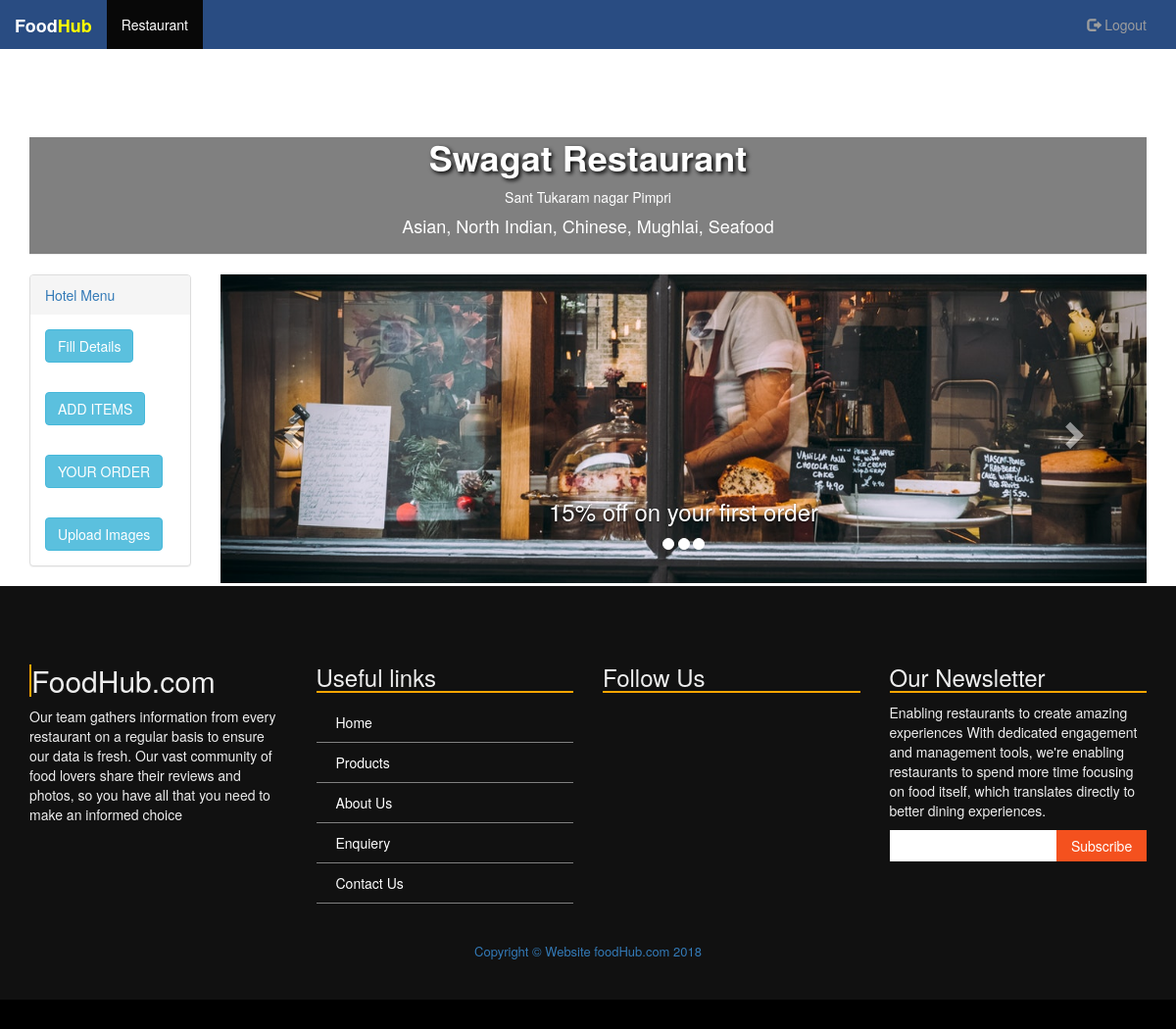
Screenshot of /restaurant_user.php (signed in) with the database file from the repository.
### tables this page shows
CREATE TABLE IF NOT EXISTS `rest_details` (
  `rd_id` int(100) NOT NULL AUTO_INCREMENT,
  `rest_address` text NOT NULL,
  `rest_causines` text NOT NULL,
  `rest_start_hour` text NOT NULL,
  `rest_close_hour` text NOT NULL,
  `rest_featured` text NOT NULL,
  `rest_discount` text NOT NULL,
  `rest_promotion` text NOT NULL,
  `rest_image1` text NOT NULL,
  `rest_image2` text NOT NULL,
  `rest_image3` text NOT NULL,
  `rest_image4` text NOT NULL,
  `rest_id` int(100) NOT NULL,
  PRIMARY KEY (`rd_id`)
);

### include/config.php (called while the page is built, shortened)
<?php
include("include/Database.php");
$dbUser = 'root';
$dbHost = 'localhost';
$dbPassword = '';
$dbName ='food';
	$db= new Database($dbHost,$dbUser,$dbPassword,$dbName);
?>

### include/Database.php (called while the page is built, shortened)
<?php
class Database{
var $HOST;
var $USER;
var $PASS;
var $DBNAME;
var $conn="";
						function Database($host,$user,$pass,$dbname)
						{
							$this->HOST=$host;
							$this->USER=$user;
							$this->PASS=$pass;
							$this->DBNAME=$dbname;
						}
						function connect()
						{
							if(!$this->conn=@mysqli_connect($this->HOST,$this->USER,$this->PASS,$this->DBNAME))
							{
								echo"connection is not done";
							}
							return $this->conn;
						}
						function select_query_where($table,$where1)
						{
							$wkey1=array_keys($where1);
							$wval1=array_values($where1);
							$sql="SELECT * FROM $table WHERE ".implode('',$wkey1)."='".implode('',$wval1)."'";
							if($result=mysqli_query($this->conn,$sql)){
								$data=mysqli_fetch_array($result);
								return $data;
							}
							else
							{
								echo"$sql";
							}
						}
}
?>

### restaurant_user.php (the view, shortened to what this page needs)
<?php
include('include/config.php');
?>
<!DOCTYPE html>
<html lang="en">
<head>
  <link href="css/footer.css" rel="stylesheet" type="text/css">
  <link href="css/header.css" rel="stylesheet" type="text/css">
  <link href="css/style.css" rel="stylesheet" type="text/css">
  <link rel="stylesheet" href="https://maxcdn.bootstrapcdn.com/bootstrap/3.3.7/css/bootstrap.min.css">
</head>
<body>
<nav class="navbar navbar-inverse" style="background: #294C82;">
  <div class="container-fluid">
    <div class="navbar-header">
      <a class="navbar-brand" href="index.php"><strong><span style="color:white">Food</span><span style="color:yellow;">Hub</span></strong></a>
    </div>
    <div class="collapse navbar-collapse" id="myNavbar">
      <ul class="nav navbar-nav">
        <li class="active"><a href="restaurant_user.php">Restaurant</a></li>
      </ul>
      <ul class="nav navbar-nav navbar-right">
                           <?php
                                if(!empty($_SESSION['rest_rid']))
                                {
                            ?>
                             <li><a href="login.php?needAction=logout"><span class="glyphicon glyphicon-log-out" ></span> Logout</a></li>
                             <?php
                               }
                          ?>
      </ul>
    </div>
  </div>
</nav>
<?php
$table="rest_details";
$where['rest_id']=$_SESSION['rest_rid'];
$record=$db->select_query_where($table,$where);
?>
<div class="container">
  <div class="page-header" style="background: gray"><h1 class="text-center" style="color:white;text-shadow:2px 2px 4px #000000;"><strong><?php echo $_SESSION['rest_name']; ?></strong></h1>
<p class="text-center" style="color:white"><?php echo $record['rest_address']; ?></p>
<h4 style="color:white" class="text-center"><?php echo $record['rest_causines']; ?></h4>
  </div>
  <div class="row">
    <div class="col-sm-2">
        <div class="panel-group">
        <div class="panel panel-default">
        <div class="panel-heading"><a href="restaurant_user.php">Hotel Menu</a></div>
        <div class="panel-body"><button type="button" id="fill_details" class="btn btn-info">Fill Details</button></div>
        <div class="panel-body"><button type="button" id="add_product" class="btn btn-info">ADD ITEMS</button></div>
        <div class="panel-body"><a href="#"><button type="button" id="order" class="btn btn-info">YOUR ORDER</button></a></div>
        <div class="panel-body"><button tyep="button" id="img_upload" class="btn btn-info">Upload Images</button></div>
        </div>
        </div>
  </div>
  <div class="col-sm-10" id="dashboard">
   <div id="myCarousel" class="carousel slide" data-ride="carousel">
  <ol class="carousel-indicators">
    <li data-target="#myCarousel" data-slide-to="0" class="active"></li>
    <li data-target="#myCarousel" data-slide-to="1" class="active"></li>
    <li data-target="#myCarousel" data-slide-to="2" class="active"></li>
  </ol>
  <div class="carousel-inner">
    <div class="item active">
      <img src="hotels/<?php echo $record['rest_image1']; ?>">
      <div class="carousel-caption">
        <h3><?php echo $record['rest_discount']; ?></h3>
      </div>
    </div>
  </div>
  <a class="left carousel-control" href="#myCarousel" data-slide="prev">
    <span class="glyphicon glyphicon-chevron-left"></span><span class="sr-only">prev</span></a>
    <a class="right carousel-control" href="#myCarousel" data-slide="next">
      <span class="glyphicon glyphicon-chevron-right"></span><span class="sr-only">next</span></a>
</div>
  </div>
  </div>
</div>
<?php
include('include/footer.php');
?>

### css/header.css (style rules this page uses)
.navbar { margin-bottom: 0; border-radius: 0; }
.carousel-inner img { width: 100%; margin: auto; min-height:200px; }

### css/style.css (style rules this page uses)
html,body,div,span,applet,object,iframe,h1,h2,h3,h4,h5,h6,p,blockquote,pre,a,abbr,acronym,address,big,cite,code,del,dfn,em,img,ins,kbd,q,s,samp,small,strike,strong,sub,sup,tt,var,b,u,i,dl,dt,dd,ol,nav ul,nav li,fieldset,form,label,legend,table,caption,tbody,tfoot,thead,tr,th,td,article,aside,canvas,details,embed,figure,figcaption,footer,header,hgroup,menu,nav,output,ruby,section,summary,time,mark,audio,video { margin:0;padding:0;border:0;font-size:100%;font:inherit;vertical-align:baseline; }
article, aside, details, figcaption, figure,footer, header, hgroup, menu, nav, section { display: block; }
ol,ul { list-style:none;margin:0;padding:0; }
a { text-decoration:none; }
img { max-width:100%; }
body { font-family:"ambleregular"; background: none repeat scroll 0 0 #cccccc; margin-top:-15px; }

### restaurant_user.php (style rules this page uses)
.navbar { margin-bottom: 50px; border-radius: 0; background:#294C82; display: block; border:none; }

### rows the page displays
rest_details: rest_address "Sant Tukaram nagar Pimpri", rest_causines "Asian, North Indian, Chinese, Mughlai, Seafood", rest_image1 (picture), rest_discount "15% off on your first order"

### other values shown
$_SESSION['rest_name'] "Swagat Restaurant"
